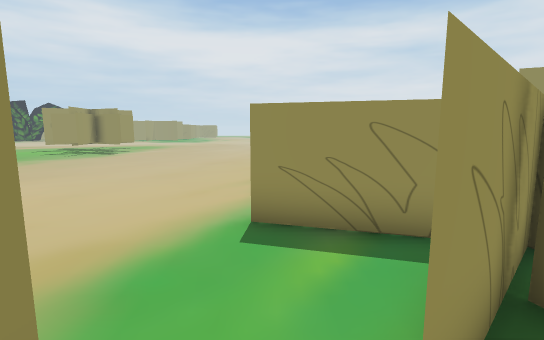
View 1 (above)

21 first-person views from a walk through a Unity game level. The camera is 1.5 m above the floor, tilts 8° down and sees 85° across. The floor is counted in squares, 1 m on a side. Each view is taken from the middle of a square. On the plan, view 1 faces up. The plan holds only what a view shows up to about 15 squares ahead; the rest is blank. The place goes on beyond the plan.

View 2
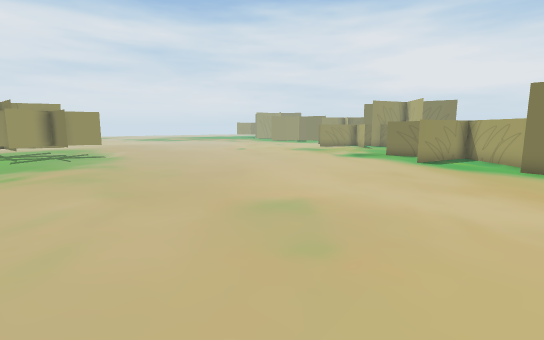

View 3
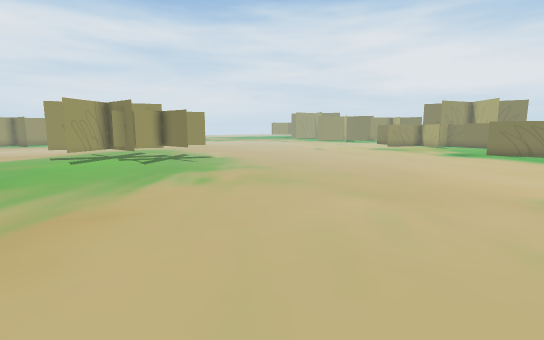

View 4
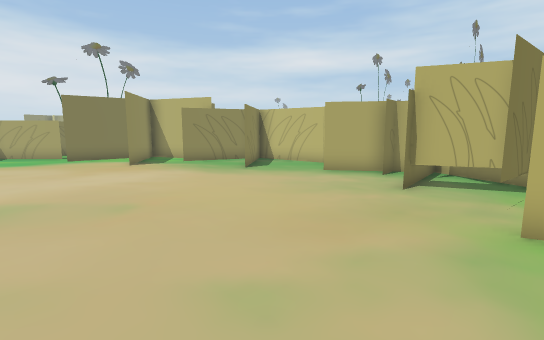

View 5
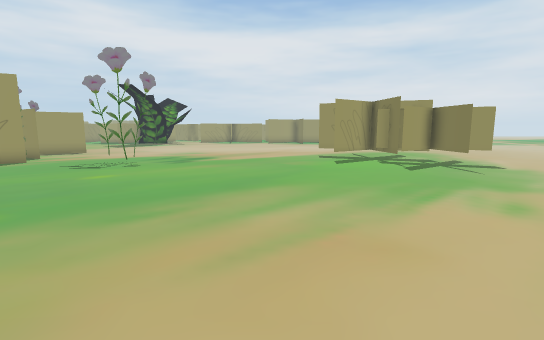

View 6
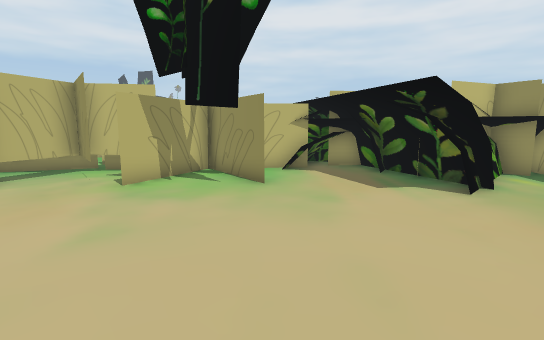

View 7
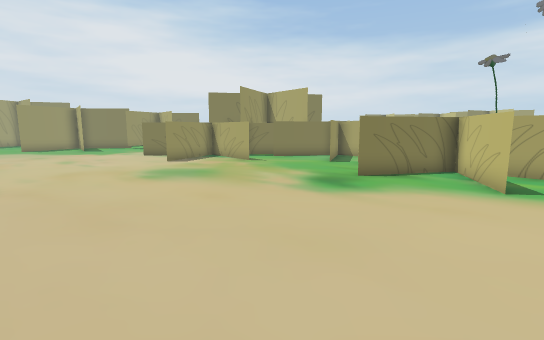

View 8
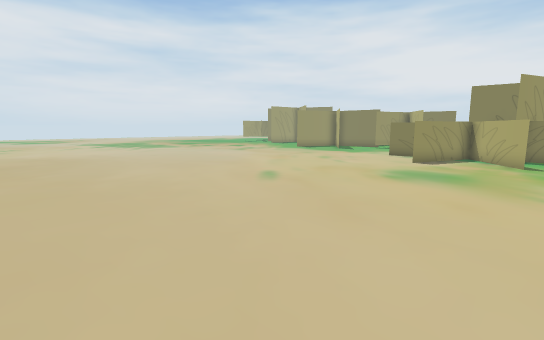

View 9
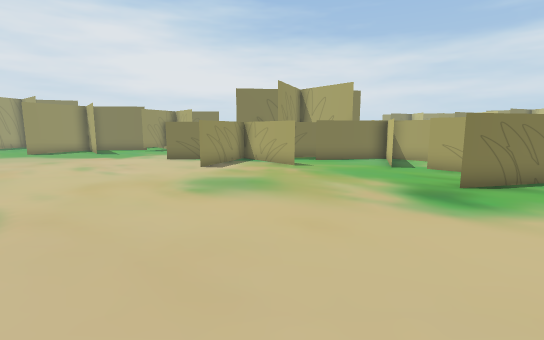

View 10
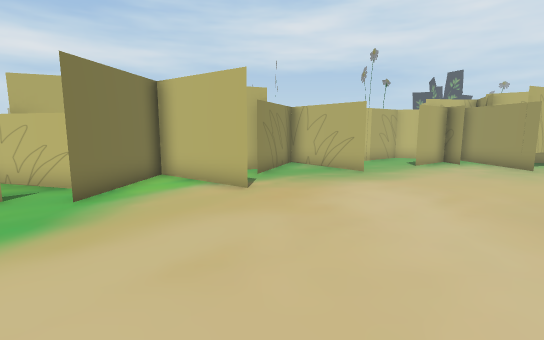

View 11
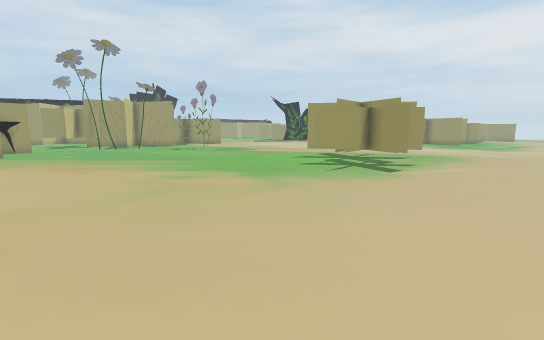

View 12
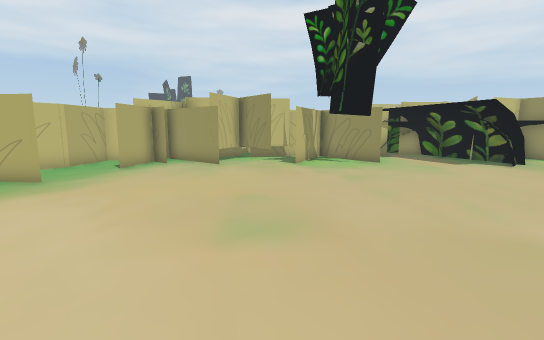

View 13
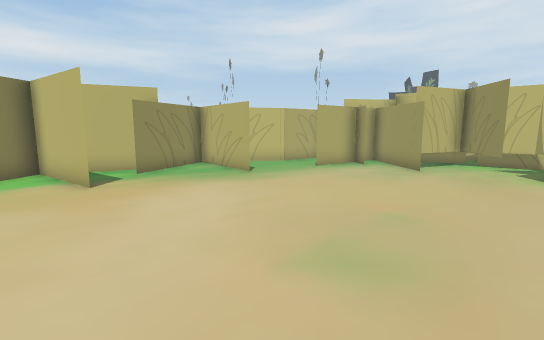

View 14
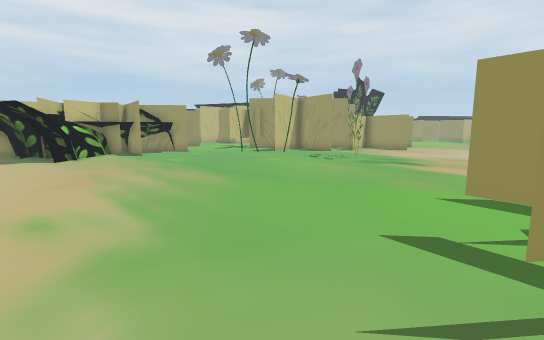

View 15
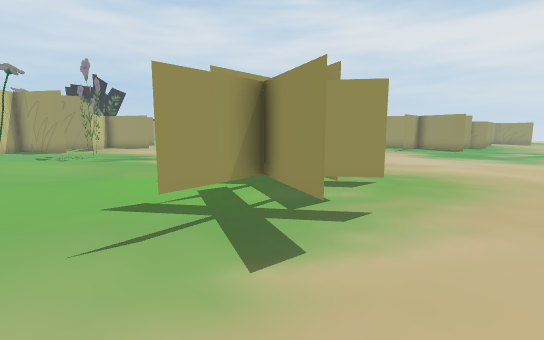

View 16
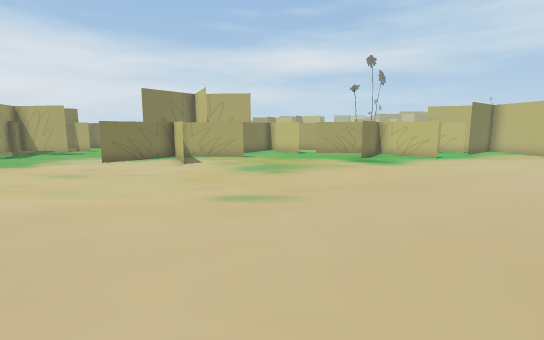

View 17
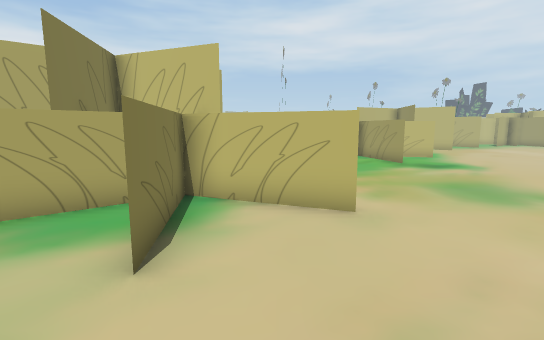

View 18
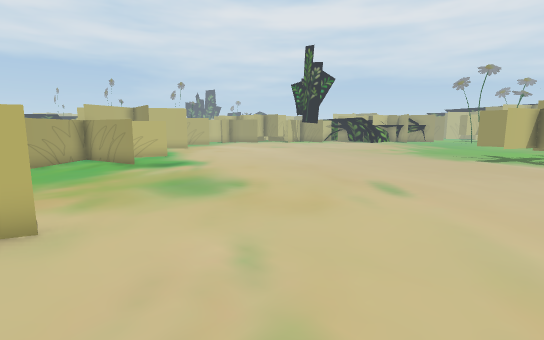

View 19
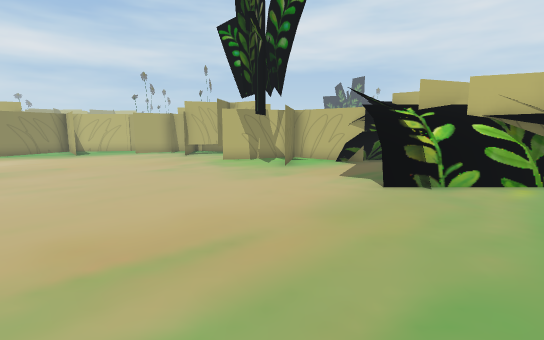

View 20
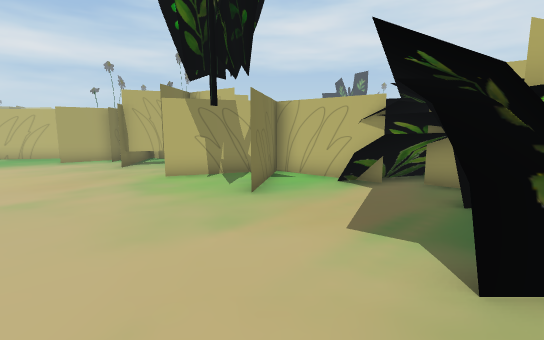

View 21
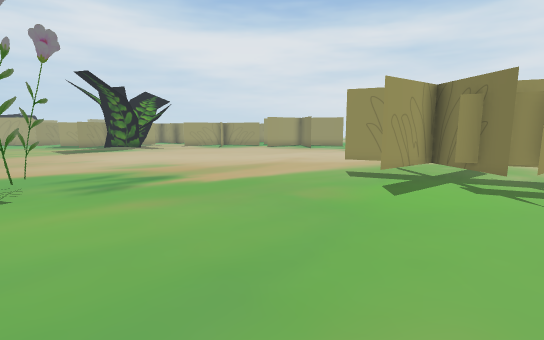

### Floor plan
Points are (right, up) in squares from view 1. A wall is a line through its corners. A room is listed if a view was taken in it or the views show most of it. See-through windows are left out.
Room 1 (view 1)
walls: (-0.1, -0.3) (2.5, -1); (3.3, 3.6) (0.5, 1)
ways out: opening at (0, 1) to room 2
Room 2 (views 2, 3, 4, 5, 6, 7, 8, 9, 10, 11, 12, 13, 14, 15, 16, 17, 18, 19, 20, 21)
walls: (-0.5, 4.7) (3.3, 3.6) (2.3, 7.3) (3.3, 3.6) (-0.3, 4.7); (-4.5, -0.3) (-1.4, -2.6) (-0.9, 1.1); (0.5, 1) (6, 6.3); (-8.2, -3.3) (-5.9, -6.2) (-8.3, -3.3); (-1.9, -2.3) (-4.5, -0.4); (-4.5, -4) (-2.6, -3.1); (-14.2, -3.3) (-13.8, -7.1) (-10.7, -4.8); (7, 11.1) (12.4, 15.3); (-22.4, 5.6) (-24.2, 1.7); (-22.8, 5.6) (-24.5, 2); (-14.6, -4) (-14.1, -3.8); (-12.8, -5.2) (-12.7, -6.3) (-12.8, -5.2); (8.1, 6.8) (6.3, 7.4) (9.9, 6.2) (9.1, 10); (-24.5, 5.2) (-21.9, 5.2); (-24.5, 5) (-21.7, 5); (-24.5, 4.9) (-21.9, 4.9); (-24.5, 4.6) (-21.7, 4.6); (-23.1, 0) (-20.2, -2.5) (-19.5, 1.2) (-20.2, -2.5) (-16.6, -1.2); (-12.3, -7.7) (-11.3, -8.2) (-9.4, -6.8) (-5.9, -6.2) (-4.5, -2.7); (-23.7, 19.5) (-24.5, 19.4); (10.1, 13.4) (6.5, 14.8) (10, 13.4) (9.4, 17.1)
low walls: (-24.5, 5.4) (-21.8, 5.4); (-18.8, -3.6) (-18.5, -4); (-22.8, -0.4) (-22, -0.1); (-24.1, -0.5) (-22.1, 0.2)
ways out: opening at (0, 1) to room 1; opening at (-17, -4.2)
objects: other object (-15, 19) to (-13, 21); other object (-13, 17) to (-10, 20)

Positions as (right, up) in squares from view 1, and headings:
1: (0, 0), facing up
2: (-14, 0), facing up-right
3: (-18, 4), facing up-right
4: (-17, 4), facing down-right
5: (-18, 6), facing up
6: (-14, 7), facing down-left
7: (-7, 10), facing right
8: (-7, 10), facing up-right
9: (-5, 12), facing right
10: (-5, 7), facing down
11: (-5, 7), facing up-left
12: (-7, 7), facing down-left
13: (-9, 7), facing down
14: (-9, 15), facing left
15: (-7, 15), facing up-left
16: (-5, 21), facing down-right
17: (8, 20), facing down
18: (7, 20), facing down-left
19: (-19, 13), facing down
20: (-20, 8), facing down
21: (-18, 12), facing up
